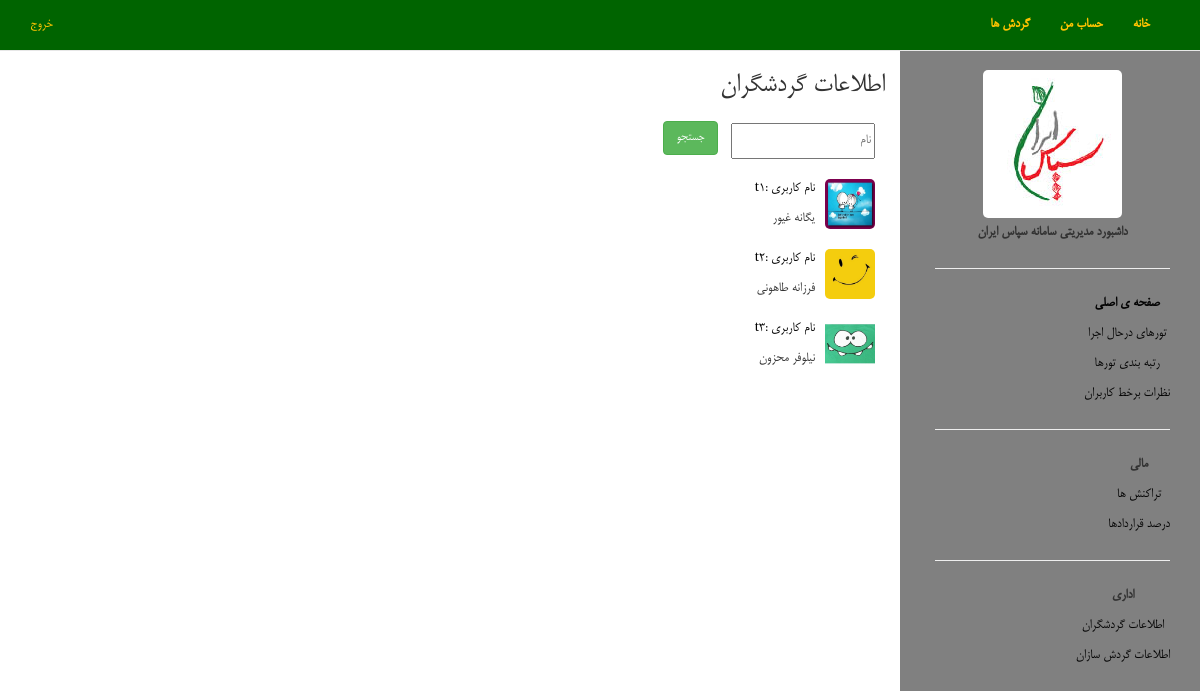
Page /manager/touristList/ on the earlier database version.
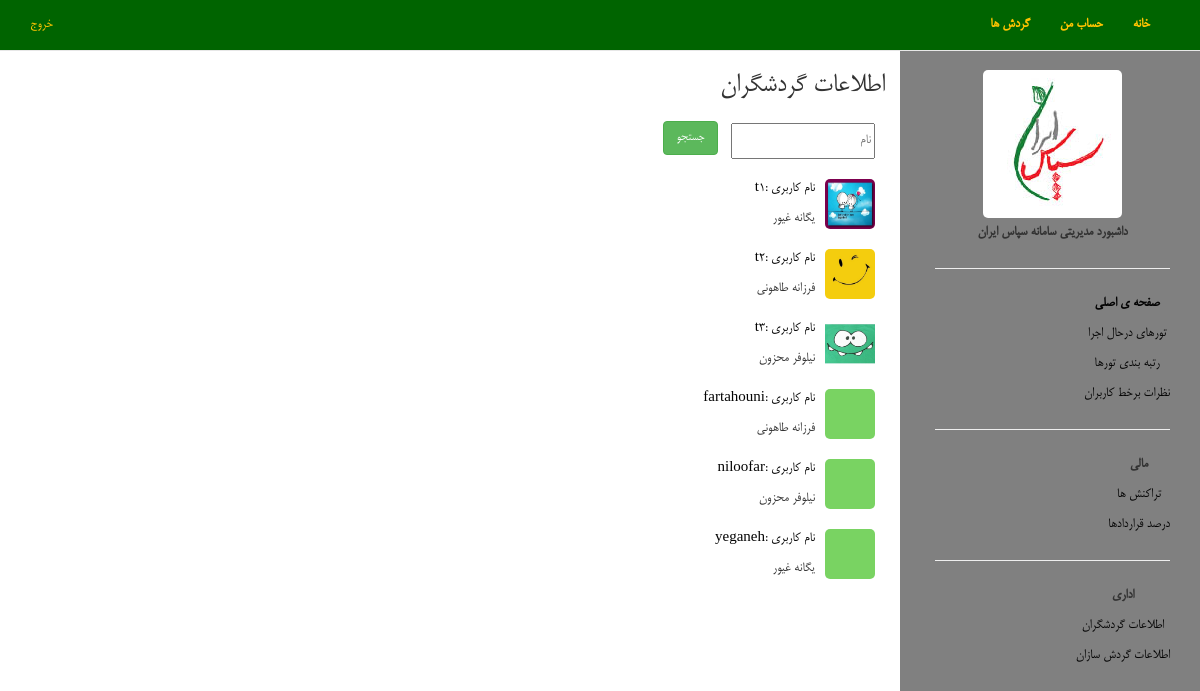
Same page on the later database version.
### user/models.py (models this page shows, shortened)
class TouristProfile(models.Model):
    user = models.OneToOneField(UserM,related_name='tprofile')
    location = models.CharField(max_length=250, null=True,blank=True)
    birthday = models.DateField(null=True,blank=True)
    gender = models.CharField(max_length=10, choices=GENDER)
    account = models.IntegerField(default=0)
    has_payed = models.BooleanField(default=True)

class UserM(models.Model):
    user = models.OneToOneField(User, related_name='userm')
    register_time = models.DateTimeField(default=datetime.now)
    picture = models.FileField(upload_to="static/user/img/", default="static/user/img/default.jpg" , null=True, blank=True)
    kind = models.CharField(max_length=10, choices=USER_KIND) #? what is this? redundant

### manager_dashboard/views.py (the view)
# urls.py: url(r'touristList/$', 'manager_dashboard.views.showTouristList'),
def showTouristList(request):
    List = TouristProfile.objects.all()
    return render(request, "manager_gardeshgar_info.html", {"header":"گردشگران" ,"list": List})

### manager_dashboard/templates/manager_gardeshgar_info.html (shortened to what this page needs)
{% extends "manager_dashboard.html" %}
{% load staticfiles %}
{% block content_dashboard %}
    <div class="col-md-9">
        <h2>اطلاعات
            {{ header }}</h2>
        {% ifequal header "گردشگران" %}
            <form method="get" action="/manager/tourist/search/">
        {% endifequal %}
        <input type="text" style="margin: 10px" name="username" placeholder="نام">
        <input type="submit" value="جستجو" class="btn btn-success">
        </form>
        <table>
            {% for tourist in list %}
                <tr>
                    <td>
                <span>
                    <img class="tour_image_med" src="/{{ tourist.user.picture }}">
                </span>
                    </td>
                    <td>
                        {% ifequal header "گردشگران" %}
                            <a href="profile/tourist/{{ tourist.user.user.username }}">نام کاربری
                            :{{ tourist.user.user.username }} </a>
                        {% endifequal %}
                        <br>
                        {{ tourist.user.user.first_name }} {{ tourist.user.user.last_name }}
                    </td>
                </tr>
            {% endfor %}
        </table>
    </div>
{% endblock content_dashboard %}

Differences in the rows shown:
added TouristProfile: user.picture (placeholder picture), user.user.username "fartahouni", user.user.first_name "فرزانه", user.user.last_name "طاهونی"
added TouristProfile: user.picture (placeholder picture), user.user.username "niloofar", user.user.first_name "نیلوفر", user.user.last_name "محزون"
added TouristProfile: user.picture (placeholder picture), user.user.username "yeganeh", user.user.first_name "یگانه", user.user.last_name "غیور"
